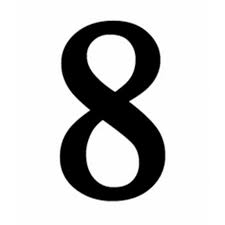
#> input picture Hesham-Adel/hesham adel/Pics/تنزيل.jpeg, 225 x 225 px
$ python -i test.py   (imports and definitions only)
#> lines starting #> are read from the running program, lines starting #| are printed output that depends on the picture; after the words box and inside, x2 and y2 are one past the last pixel; in counts of white or black regions, pixels touching at a corner belong together
#> the answer given: تنزيل.jpeg

# -*- coding: utf-8 -*-
"""التعرف على جميع الأرقام في الصورة.ipynb

Automatically generated by Colab.

Original file is located at
    https://colab.research.google.com/drive/1Y8rMZgJ7dF6Zz6Q8Q2vX2vZvQ2vZvQ2v
"""

# تحميل المكتبات المطلوبة
import tensorflow as tf
from tensorflow import keras
import numpy as np
import matplotlib.pyplot as plt
import cv2
from PIL import Image, ImageOps
from google.colab import files
from skimage import measure
from skimage.segmentation import clear_border
import matplotlib.patches as patches

# تحميل مجموعة بيانات MNIST
# [1 line that did not run here, left out]

# معالجة البيانات
# [1 line that did not run here, left out]
# [1 line that did not run here, left out]
# [1 line that did not run here, left out]
# [1 line that did not run here, left out]
# [1 line that did not run here, left out]
# [1 line that did not run here, left out]

# بناء النموذج
# [11 lines that did not run here, left out]

# تجميع وتدريب النموذج
# [6 lines not run here, left out]
# [5 lines that did not run here, left out]

# تقييم النموذج
# [1 line that did not run here, left out]
# [1 line not run here, left out]

# دالة لمعالجة الصور المرفوعة
def preprocess_image(image_path):
    # فتح الصورة
    img = cv2.imread(image_path)
#> img is the input picture: shape (225, 225, 3); min 0, max 255, mean 202.9

    # تحويل إلى تدرج الرمادي
    gray = cv2.cvtColor(img, cv2.COLOR_BGR2GRAY)

    # تطبيق threshold للحصول على صورة ثنائية
    _, thresh = cv2.threshold(gray, 0, 255, cv2.THRESH_BINARY_INV + cv2.THRESH_OTSU)
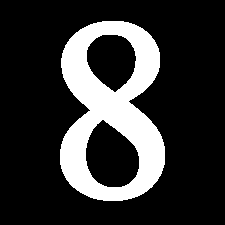
#> thresh: shape (225, 225); 20.2% white; 1 white region

    # إزالة الضوضاء
    kernel = np.ones((3,3), np.uint8)
    thresh = cv2.morphologyEx(thresh, cv2.MORPH_OPEN, kernel, iterations=1)

    return gray, thresh

# دالة لتجزئة الصورة إلى أرقام فردية
def segment_digits(image_path):
    # معالجة الصورة
    gray, thresh = preprocess_image(image_path)

    # العثور على الكنتورات
    contours, _ = cv2.findContours(thresh, cv2.RETR_EXTERNAL, cv2.CHAIN_APPROX_SIMPLE)
#> contours = 1 contour; box (x1, y1, x2, y2) and area: (60, 21, 165, 201) 14602

    # تصفية الكنتورات الصغيرة جداً (الضوضاء)
    min_area = 100  # الحد الأدنى لمساحة الرقم
    digit_contours = []

    for contour in contours:
        area = cv2.contourArea(contour)
        if area > min_area:
            digit_contours.append(contour)
#> this loop made 1 pass
#> area on pass 1: 14601.5
#> after the loop, digit_contours has the same summary as contours

    # ترتيب الكنتورات من اليسار إلى اليمين
    digit_contours = sorted(digit_contours, key=lambda c: cv2.boundingRect(c)[0])

    # استخراج الأرقام
    digits = []
    digit_boxes = []

    for contour in digit_contours:
        # الحصول على الإطار المحيط بالرقم
        x, y, w, h = cv2.boundingRect(contour)

        # استخراج المنطقة من الصورة
        digit_region = thresh[y:y+h, x:x+w]

        # إضافة هامش حول الرقم
        margin = 10
        digit_region = cv2.copyMakeBorder(digit_region, margin, margin, margin, margin,
                                         cv2.BORDER_CONSTANT, value=0)

        # تغيير حجم الصورة إلى 28x28
        digit_region = cv2.resize(digit_region, (28, 28))

        # تطبيع الصورة
        digit_region = digit_region.astype('float32') / 255.0

        # إعادة تشكيل الصورة للنموذج
        digit_region = digit_region.reshape(28, 28, 1)

        digits.append(digit_region)
        digit_boxes.append((x, y, w, h))
#> this loop made 1 pass
#> (x, y, w, h, margin) on pass 1: (60, 21, 105, 180, 10)
#> pass 1, in segment_digits, `digit_region = thresh[y:y+h, x:x+w]`:
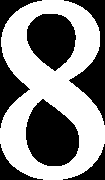
#> digit_region: shape (180, 105); 54.1% white; 6 black regions, box (x1, y1, x2, y2) and area: (26, 99, 79, 166) 2578, (27, 14, 76, 71) 2041, (64, 0, 105, 125) 1750, (0, 0, 42, 128) 1401, (63, 144, 105, 180) 456, (0, 144, 43, 180) 455
#> pass 1, in segment_digits, `digit_region = cv2.copyMakeBorder(digit_region, margin, margin, margin..`:
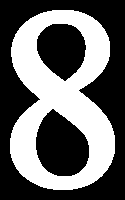
#> digit_region: shape (200, 125); 40.9% white; 1 white region, box (x1, y1, x2, y2) and area: (10, 10, 115, 190) 10219
#> pass 1, in segment_digits, `digit_region = cv2.resize(digit_region, (28, 28))`:
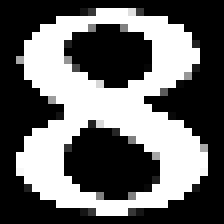
#> digit_region: shape (28, 28) (shown 8 times larger); min 0, max 255, mean 103.7
#> after the loop, digit_boxes = [(60, 21, 105, 180)]; digits = 1 item

    return digits, digit_boxes, gray, thresh

# دالة للتنبؤ بالأرقام في الصورة
def recognize_digits(image_path):
    # تجزئة الصورة
    digits, digit_boxes, gray, thresh = segment_digits(image_path)
#> digits = 1 item; digit_boxes = [(60, 21, 105, 180)]

    # عرض الصورة الأصلية مع المربعات المحيطة بالأرقام
    img = cv2.imread(image_path)
    img_with_boxes = img.copy()

    predictions = []
    confidences = []

    # التنبؤ بكل رقم
    for i, digit in enumerate(digits):
        # إعداد الصورة للتنبؤ
        digit_for_pred = digit.reshape(1, 28, 28, 1)

        # التنبؤ
        prediction = model.predict(digit_for_pred, verbose=0)
        predicted_digit = np.argmax(prediction)
        confidence = np.max(prediction)

        predictions.append(predicted_digit)
        confidences.append(confidence)

        # رسم مربع حول الرقم
        x, y, w, h = digit_boxes[i]
        cv2.rectangle(img_with_boxes, (x, y), (x+w, y+h), (0, 255, 0), 2)

        # إضافة نص يظهر الرقم المتوقع
        cv2.putText(img_with_boxes, str(predicted_digit), (x, y-10),
                   cv2.FONT_HERSHEY_SIMPLEX, 1, (0, 255, 0), 2)
#> this loop made 1 pass
#> after the loop, confidences = []; predictions = []

    # عرض النتائج
    plt.figure(figsize=(15, 5))

    plt.subplot(1, 3, 1)
    plt.imshow(cv2.cvtColor(img, cv2.COLOR_BGR2RGB))
    plt.title('الصورة الأصلية')
    plt.axis('off')

    plt.subplot(1, 3, 2)
    plt.imshow(thresh, cmap='gray')
    plt.title('الصورة بعد المعالجة')
    plt.axis('off')

    plt.subplot(1, 3, 3)
    plt.imshow(cv2.cvtColor(img_with_boxes, cv2.COLOR_BGR2RGB))
    plt.title('الأرقام المتعرف عليها')
    plt.axis('off')

    plt.tight_layout()
    plt.show()

    # عرض الأرقام المفردة وتنبؤاتها
    if digits:
        plt.figure(figsize=(15, 3))
        for i, digit in enumerate(digits):
            plt.subplot(1, len(digits), i+1)
            plt.imshow(digit.reshape(28, 28), cmap='gray')
            plt.title(f'متوقع: {predictions[i]}\nثقة: {confidences[i]:.2f}')
            plt.axis('off')
        plt.tight_layout()
        plt.show()

    return predictions, confidences

# رفع صورة من الجهاز
# [1 line not run here, left out]
uploaded = files.upload()

# معالجة الصورة المرفوعة والتنبؤ
# [9 lines not run here, left out]

#> (the run stopped early here; a loop or call above may not have finished)
